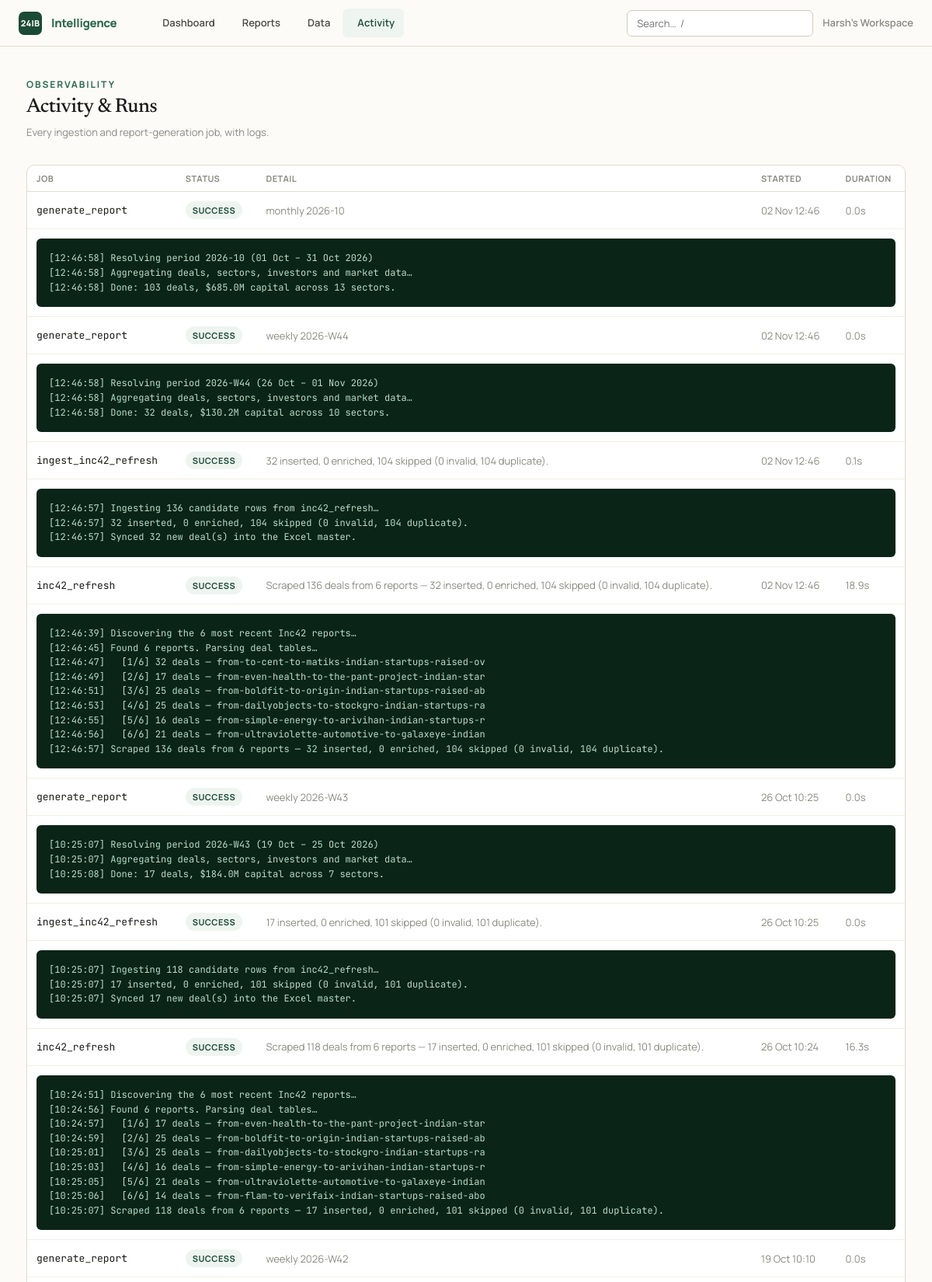
The page /activity (upper part) on the database its author committed.
### intelligence/models.py (models this page shows, shortened)
class Organization(db.Model):
    __tablename__ = "organizations"
    id: Mapped[int] = mapped_column(primary_key=True)
    name: Mapped[str] = mapped_column(String(160), nullable=False)
    slug: Mapped[str] = mapped_column(String(80), unique=True, nullable=False)
    created_at: Mapped[datetime] = mapped_column(DateTime, default=_utcnow)
    deals: Mapped[list["FundingDeal"]] = relationship(back_populates="organization", cascade="all, delete-orphan")
    reports: Mapped[list["Report"]] = relationship(back_populates="organization", cascade="all, delete-orphan")
    api_keys: Mapped[list["ApiKey"]] = relationship(back_populates="organization", cascade="all, delete-orphan")

class JobRun(db.Model):
    __tablename__ = "job_runs"
    id: Mapped[int] = mapped_column(primary_key=True)
    organization_id: Mapped[int] = mapped_column(ForeignKey("organizations.id"), nullable=True)
    kind: Mapped[str] = mapped_column(String(60), nullable=False)  # ingest_csv, generate_report, scheduled
    status: Mapped[RunStatus] = mapped_column(Enum(RunStatus), default=RunStatus.QUEUED)
    detail: Mapped[str] = mapped_column(Text, default="")
    log: Mapped[str] = mapped_column(Text, default="")
    started_at: Mapped[datetime] = mapped_column(DateTime, default=_utcnow)
    finished_at: Mapped[datetime | None] = mapped_column(DateTime, nullable=True)

### intelligence/dashboard/routes.py (the view)
@bp.route("/activity")
def runs():
    org = require_org()
    runs = db.session.scalars(
        select(JobRun).where(JobRun.organization_id == org.id).order_by(JobRun.started_at.desc()).limit(100)
    ).all()
    return render_template("dashboard/runs.html", runs=runs, active="runs")

### intelligence/__init__.py (called while the page is built)
def _register_security_headers(app: Flask) -> None:
    @app.after_request
    def _set_headers(resp):  # noqa: WPS430
        resp.headers.setdefault("X-Content-Type-Options", "nosniff")
        resp.headers.setdefault("X-Frame-Options", "SAMEORIGIN")
        resp.headers.setdefault("Referrer-Policy", "strict-origin-when-cross-origin")
        resp.headers.setdefault("Content-Security-Policy", _CSP)
        if app.config.get("SESSION_COOKIE_SECURE"):
            resp.headers.setdefault(
                "Strict-Transport-Security", "max-age=31536000; includeSubDomains"
            )
        return resp

### intelligence/clock.py (called while the page is built)
def utcnow() -> datetime:
    return datetime.now(timezone.utc).replace(tzinfo=None)

### intelligence/tenancy.py (called while the page is built, shortened)
def ensure_workspace() -> Organization:
    org = db.session.query(Organization).first()
    if org is not None:
        return org

def require_org() -> Organization:
    if "workspace" not in g:
        g.workspace = ensure_workspace()
    return g.workspace

### intelligence/templates/dashboard/runs.html (shortened to what this page needs)
{% extends "base.html" %}
{% block content %}
<div class="page-head">
  <div><div class="eyebrow">Observability</div><h1 class="page-title">Activity & Runs</h1>
  <p class="page-sub">Every ingestion and report-generation job, with logs.</p></div>
</div>
{% if runs %}
<div class="card" style="padding:0">
  <table class="table">
    <thead><tr><th>Job</th><th>Status</th><th>Detail</th><th>Started</th><th>Duration</th></tr></thead>
    <tbody>
      {% for r in runs %}
      <tr>
        <td><span class="mono">{{ r.kind }}</span></td>
        <td><span class="badge badge-{{ {'success':'green','failed':'red','running':'amber','queued':'gray'}[r.status.value] }}">{{ r.status.value }}</span></td>
        <td class="muted">{{ r.detail }}</td>
        <td class="muted">{{ r.started_at.strftime('%d %b %H:%M') }}</td>
        <td class="muted">{% if r.finished_at %}{{ '%.1fs'|format((r.finished_at - r.started_at).total_seconds()) }}{% else %}—{% endif %}</td>
      </tr>
      {% if r.log %}<tr><td colspan="5"><div class="log-box">{{ r.log }}</div></td></tr>{% endif %}
      {% endfor %}
    </tbody>
  </table>
</div>
{% else %}
<div class="empty"><h3>No activity yet</h3><p>Generate a report or import data to see job runs here.</p></div>
{% endif %}
{% endblock %}

### intelligence/templates/base.html (shortened to what this page needs)
<!doctype html>
<html lang="en">
<head>
  <link rel="stylesheet" href="{{ url_for('static', filename='css/tokens.css') }}">
  <link rel="stylesheet" href="{{ url_for('static', filename='css/app.css') }}">
</head>
<body>
  <nav class="nav">
    <a href="{{ url_for('dashboard.home') }}" class="nav-brand">
      <span class="nav-mark" aria-hidden="true">24IB</span>
      <span>Intelligence</span>
    </a>
    <div class="nav-links">
      <a class="nav-link {{ 'active' if active=='dashboard' }}" href="{{ url_for('dashboard.home') }}">Dashboard</a>
      <a class="nav-link {{ 'active' if active=='reports' }}" href="{{ url_for('reports.index') }}">Reports</a>
      <a class="nav-link {{ 'active' if active=='data' }}" href="{{ url_for('data.index') }}">Data</a>
      <a class="nav-link {{ 'active' if active=='runs' }}" href="{{ url_for('dashboard.runs') }}">Activity</a>
    </div>
    <div class="nav-right">
      <form action="{{ url_for('explore.search') }}" method="get" role="search" class="nav-search">
        <input class="input" id="global-search" type="search" name="q"
               placeholder="Search…  /" title="Press / to focus">
      </form>
      <span class="nav-org">{{ current_org.name if current_org }}</span>
    </div>
  </nav>
  {% block body %}
  <main class="container" id="main">
    {% block content %}{% endblock %}
  </main>
  {% endblock %}
</body>
</html>

### intelligence/static/css/tokens.css (style rules this page uses)
:root { --cream: #fdfbf7; --sand: #f3efe6; --sand-2: #ece7da; --border: #e3ddd0; --border-strong: #d3ccba; --ink: #1a1a18; --slate: #4a4a44; --dust: #8a8a82; --ghost: #b8b8ae; --g900: #0a2418; --g800: #1b4a36; --g700: #2d6b4f; --g600: #3d8a67; --g400: #7ab896; --g200: #b8ddc9; --g50: #eef5f1; --b700: #1f4e79; --b500: #3b82c4; --b50: #eef5fd; --r700: #9b2c2c; --r500: #d64545; --r50: #fdf0f0; --a700: #92600a; --a500: #d99a16; --a50: #fef8ec; --font-serif: 'Newsreader', Georgia, 'Times New Roman', serif; --font-sans: 'Manrope', system-ui, -apple-system, sans-serif; --font-mono: 'JetBrains Mono', ui-monospace, 'SF Mono', monospace; --text-2xs: 0.6875rem; --text-xs: 0.75rem; --text-sm: 0.8125rem; --text-base:0.9375rem; --text-md: 1.0625rem; --text-lg: 1.25rem; --text-xl: 1.5rem; --text-2xl: 2rem; --text-3xl: 2.75rem; --track-tight: -0.02em; --track-normal: 0; --track-wide: 0.04em; --track-widest: 0.16em; --sp-1: 4px; --sp-2: 8px; --sp-3: 12px; --sp-4: 16px; --sp-5: 20px; --sp-6: 24px; --sp-8: 32px; --sp-10: 40px; --sp-12: 48px; --sp-16: 64px; --sp-24: 96px; --radius-sm: 6px; --radius: 10px; --radius-lg: 16px; --shadow-sm: 0 1px 2px rgba(26,26,24,0.05); --shadow: 0 4px 16px rgba(26,26,24,0.07); --shadow-lg: 0 12px 40px rgba(26,26,24,0.10); --ease-out: cubic-bezier(0.16, 1, 0.3, 1); --ease-spring: cubic-bezier(0.34, 1.56, 0.64, 1); --dur-fast: 120ms; --dur-base: 220ms; --nav-h: 60px; --max-content: 1180px; --max-article: 760px; }

### rows shown on the page
Organization: name "Harsh's Workspace"
JobRun: kind "generate_report", status.value "SUCCESS", detail "monthly 2026-10", started_at "02 Nov 12:46", (r.finished_at-r.started_at).total_seconds() "0.0s", log "[12:46:58] Resolving period 2026-10 (01 Oct – 31 Oct 2026) [12:46:58] Aggregating deals, sectors, investors and market data… [12:46:58] Done: 103 deals, $685.0M capital across 13 sectors."
JobRun: kind "generate_report", status.value "SUCCESS", detail "weekly 2026-W44", started_at "02 Nov 12:46", (r.finished_at-r.started_at).total_seconds() "0.0s", log "[12:46:58] Resolving period 2026-W44 (26 Oct – 01 Nov 2026) [12:46:58] Aggregating deals, sectors, investors and market data… [12:46:58] Done: 32 deals, $130.2M capital across 10 sectors."
JobRun: kind "ingest_inc42_refresh", status.value "SUCCESS", detail "32 inserted, 0 enriched, 104 skipped (0 invalid, 104 duplicate).", started_at "02 Nov 12:46", (r.finished_at-r.started_at).total_seconds() "0.1s", log "[12:46:57] Ingesting 136 candidate rows from inc42_refresh… [12:46:57] 32 inserted, 0 enriched, 104 skipped (0 invalid, 104 duplicate). [12:46:57] Synced 32 new deal(s) into the Excel master."
JobRun: kind "inc42_refresh", status.value "SUCCESS", detail "Scraped 136 deals from 6 reports — 32 inserted, 0 enriched, 104 skipped (0 invalid, 104 duplicate).", started_at "02 Nov 12:46", (r.finished_at-r.started_at).total_seconds() "18.9s", log "[12:46:39] Discovering the 6 most recent Inc42 reports… [12:46:45] Found 6 reports. Parsing deal tables… [12:46:47] [1/6] 32 deals — from-to-cent-to-matiks-indian-startups-raised-ov [12:46:49] [2/6] 17 deals — from-even-health-to-the-pant-project-indian-star [12:46:51] [3/6] 25 deals — from-boldfit-to-origin-indian-startups-raised-ab [12:46:53] [4/6] 25 deals — from-dailyobjects-to-stockgro-indian-startups-ra [12:46:55] [5/6] 16 deals — from-simple-energy-to-arivihan-indian-startups-r [12:46:56] [6/6] 21 deals — from-ultraviolette-automotive-to-galaxeye-indian [12:46:57] Scraped 136 deals from 6 reports — 32 inserted, 0 enriched, 104 skipped (0 invalid, 104 duplicate)."
JobRun: kind "generate_report", status.value "SUCCESS", detail "weekly 2026-W43", started_at "26 Oct 10:25", (r.finished_at-r.started_at).total_seconds() "0.0s", log "[10:25:07] Resolving period 2026-W43 (19 Oct – 25 Oct 2026) [10:25:07] Aggregating deals, sectors, investors and market data… [10:25:08] Done: 17 deals, $184.0M capital across 7 sectors."
JobRun: kind "ingest_inc42_refresh", status.value "SUCCESS", detail "17 inserted, 0 enriched, 101 skipped (0 invalid, 101 duplicate).", started_at "26 Oct 10:25", (r.finished_at-r.started_at).total_seconds() "0.0s", log "[10:25:07] Ingesting 118 candidate rows from inc42_refresh… [10:25:07] 17 inserted, 0 enriched, 101 skipped (0 invalid, 101 duplicate). [10:25:07] Synced 17 new deal(s) into the Excel master."
JobRun: kind "inc42_refresh", status.value "SUCCESS", detail "Scraped 118 deals from 6 reports — 17 inserted, 0 enriched, 101 skipped (0 invalid, 101 duplicate).", started_at "26 Oct 10:24", (r.finished_at-r.started_at).total_seconds() "16.3s", log "[10:24:51] Discovering the 6 most recent Inc42 reports… [10:24:56] Found 6 reports. Parsing deal tables… [10:24:57] [1/6] 17 deals — from-even-health-to-the-pant-project-indian-star [10:24:59] [2/6] 25 deals — from-boldfit-to-origin-indian-startups-raised-ab [10:25:01] [3/6] 25 deals — from-dailyobjects-to-stockgro-indian-startups-ra [10:25:03] [4/6] 16 deals — from-simple-energy-to-arivihan-indian-startups-r [10:25:05] [5/6] 21 deals — from-ultraviolette-automotive-to-galaxeye-indian [10:25:06] [6/6] 14 deals — from-flam-to-verifaix-indian-startups-raised-abo [10:25:07] Scraped 118 deals from 6 reports — 17 inserted, 0 enriched, 101 skipped (0 invalid, 101 duplicate)."
JobRun: kind "generate_report", status.value "SUCCESS", detail "weekly 2026-W42", started_at "19 Oct 10:10", (r.finished_at-r.started_at).total_seconds() "0.0s"
